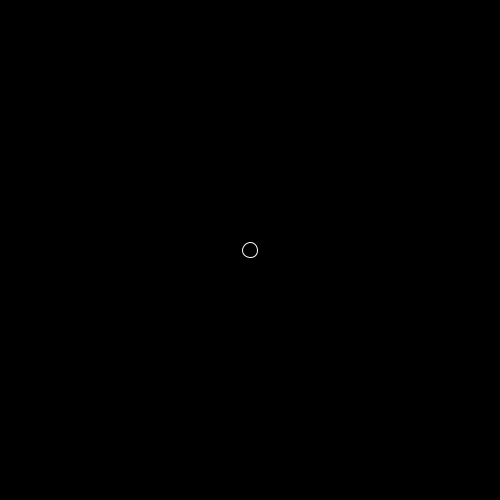
Frame 1 (no input)
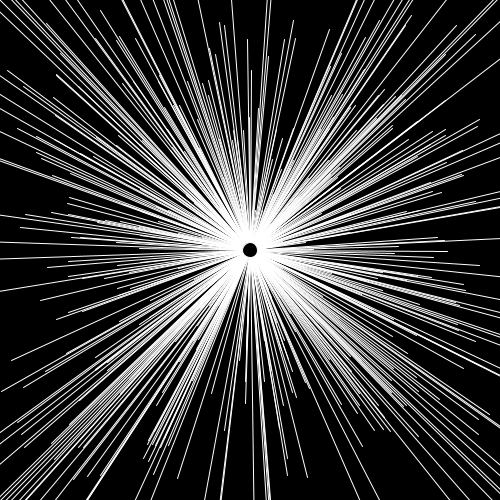
Frame 60 (the mouse pressed at the canvas centre just before this capture)
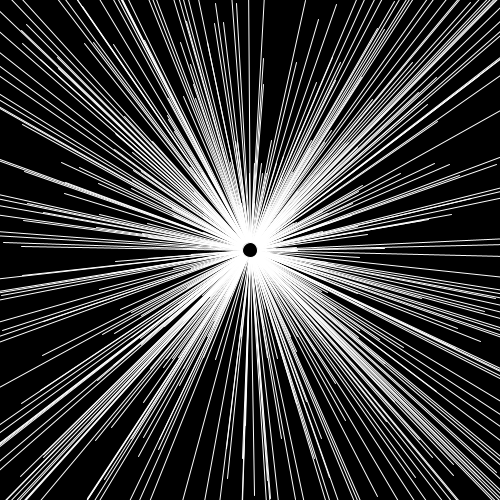
Frame 120 (the mouse held since frame 60 and released just before this capture)

The Processing sketch that drew these frames (run headless with seeded random() and noise(); from frame 60 on, the mouse is pressed at the canvas centre):

// Processing sketch: processing_123538
// ── processing_123538.pde

float[] starx = new float[500];
float[] stary= new float[500];
float[] movex=new float[500];
float[] movey=new float[500];
void setup() {  
  size (500, 500);
  for (int i = 0; i<500; i++) {
    starx[i]=width/2;
    stary[i]=height/2;
    movex[i]=random(-10, 10);
    movey[i]=random(-10, 10);
  }
}
void draw() {
  background(0);
  stroke(255);
  for (int i = 0; i<500; i++) {
    //    strokeWeight(2);
    line(starx[i], stary[i],width/2,height/2);
    if (starx[i]>width+100 || starx[i]<0-100||stary[i] >height+100 || stary[i] <0-100) {
      starx[i]= width/2;
      stary[i]=height/2;
    }
    starx[i]+=movex[i];
    stary[i]+=movey[i];
  }
  fill(0);
  ellipse(width/2, height/2, 15, 15);
}
